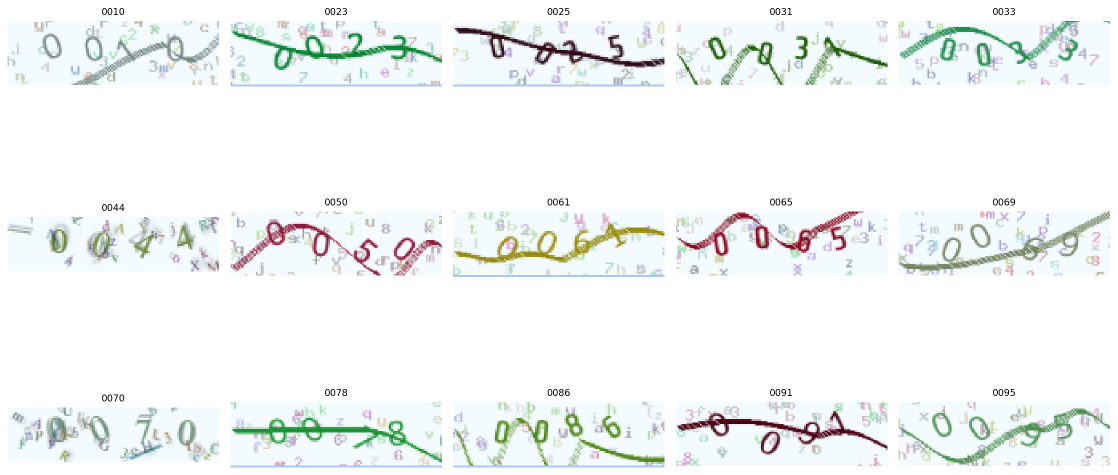
#> input picture captchaModel/diagnostico_grupo3.png, 2235 x 950 px (shown at 1/2 size); its folder holds only this picture in this run
$ python -i train_grupo2.py   (imports and definitions only)
#> lines starting #> are read from the running program, lines starting #| are printed output that depends on the picture
import os
import site

# ✅ CONFIGURACIÓN CUDA 11 OBLIGATORIA para TensorFlow 2.10
# [11 lines not run here, left out]

import numpy as np
from pathlib import Path
import tensorflow as tf

# Configura GPU con memory growth
# [1 line that did not run here, left out]
# [6 lines not run here, left out]

from tensorflow import keras
from tensorflow.keras import layers
from PIL import Image
from sklearn.model_selection import train_test_split
import cv2

# ==================== CONFIG ====================
CAPTCHA_NAME = "grupo2_v1"
DATASET_PATH = "./captcha_datasets/grupo2/"

BASE_PRED_MODEL_PATH = ""

IMG_WIDTH = 200
IMG_HEIGHT = 60
MAX_LENGTH = 4
CHARACTERS = "0123456789"

BATCH_SIZE = 64  # ✅ Aumentado de 32 → 64 para más velocidad en GPU
EPOCHS = 250
LEARNING_RATE = 0.0001  # ✅ Aumentado porque batch_size es mayor
VALIDATION_SPLIT = 0.2

AUG_SWITCH_EPOCH = 20

MODEL_DIR = "models/"
# [1 line not run here, left out]
MODEL_PATH = os.path.join(MODEL_DIR, f"captcha_{CAPTCHA_NAME}.h5")
PRED_MODEL_PATH = MODEL_PATH.replace(".h5", "_pred.h5")

char_to_num_dict = {char: idx for idx, char in enumerate(CHARACTERS)}
num_to_char_dict = {idx: char for idx, char in enumerate(CHARACTERS)}

USE_HEAVY_AUG = False

def encode_label(label_str):
    return [char_to_num_dict[char] for char in label_str]

def decode_label(label_indices):
    return ''.join([num_to_char_dict[idx] for idx in label_indices if 0 <= idx < len(CHARACTERS)])

# ==================== AUGMENTATION ====================
# [36 lines left out: functions augment_light, augment_heavy, not called in this run]

# ==================== PREPROCESAMIENTO ====================
def preprocess_image_file(img_path, augment=False):
#> called with img_path = 'diagnostico_grupo3.png', augment = False
    img = Image.open(img_path).convert('L').resize((IMG_WIDTH, IMG_HEIGHT), Image.BILINEAR)
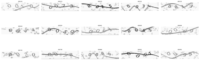
#> img: PIL image 200x60 L; min 75, max 255, mean 243.9
    img = np.array(img, dtype=np.float32) / 255.0
#> img: shape (60, 200) float32

    if augment:
        img = augment_heavy(img) if USE_HEAVY_AUG else augment_light(img)

    return img

# ==================== DATASET ====================
# [80 lines left out: functions load_dataset, prepare_dataset_arrays, build_model_like_original, not called in this run]

# ==================== CALLBACK ====================
class ProgressiveAugmentation(keras.callbacks.Callback):
    # [85 lines left out: functions on_epoch_begin, decode_predictions, evaluate_accuracy, train_model, not called in this run]

# [2 lines not run here, left out]

>>> result = preprocess_image_file('diagnostico_grupo3.png')
